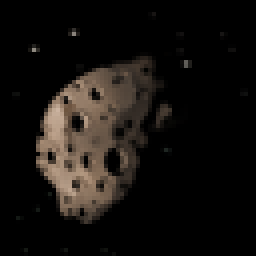
#> input picture samples/AccelerometerSample/GameThumbnail.png, 64 x 64 px, found by its file name (shown 4 times larger); its folder holds 2 pictures in this run
$ python triage_renderer_captures.py --capture-dir ../samples/AccelerometerSample
#> lines starting #> are read from the running program, lines starting #| are printed output that depends on the picture; pictures that were not available may be replaced by others from this repository, and a replacement may not be noted
#!/usr/bin/env python3
"""Create review aids for a renderer-matrix capture directory.

The metrics in this tool are triage signals only. They can identify missing, solid,
near-black or grossly different frames, but they never turn a frame into a visual pass.
"""

from __future__ import annotations

import argparse
import json
import math
from pathlib import Path
from typing import Any

from PIL import Image, ImageChops, ImageDraw, ImageFont, ImageOps, ImageStat


DEFAULT_RENDERERS = ("OPENGLES3", "OPENGL33", "VULKAN", "WEBGPU", "SDL_GPU", "FNA3D")


def parse_renderers(value: str) -> tuple[str, ...]:
    return tuple(item.strip() for item in value.split(",") if item.strip())


def image_metrics(path: Path) -> dict[str, Any]:
    with Image.open(path) as source:
        rgb = source.convert("RGB")
        gray = rgb.convert("L")
        histogram = gray.histogram()
        pixels = rgb.width * rgb.height
        stats = ImageStat.Stat(gray)
        return {
            "path": str(path),
            "width": rgb.width,
            "height": rgb.height,
            "luma_mean": stats.mean[0],
            "luma_stddev": stats.stddev[0],
            "near_black_fraction": sum(histogram[:8]) / pixels,
            "near_white_fraction": sum(histogram[248:]) / pixels,
        }


def normalized_mae(left_path: Path, right_path: Path) -> float | None:
    with Image.open(left_path) as left_source, Image.open(right_path) as right_source:
        left = left_source.convert("RGB")
        right = right_source.convert("RGB")
        if left.size != right.size:
            return None
        histogram = ImageChops.difference(left, right).histogram()
        absolute_sum = sum((index % 256) * count for index, count in enumerate(histogram))
        return absolute_sum / (left.width * left.height * 3 * 255)


def triage_flags(metrics: dict[str, Any], reference: dict[str, Any] | None) -> list[str]:
    flags: list[str] = []
    if metrics["luma_stddev"] < 2.0:
        flags.append("LOW_VARIANCE")
    if metrics["luma_mean"] < 3.0 and metrics["near_black_fraction"] > 0.95:
        flags.append("NEAR_BLACK")
    if reference is not None:
        if (metrics["width"], metrics["height"]) != (
            reference["width"],
            reference["height"],
        ):
            flags.append("SIZE_MISMATCH")
        reference_mean = reference["luma_mean"]
        if reference_mean > 10.0:
            ratio = metrics["luma_mean"] / reference_mean
            if ratio < 0.2 or ratio > 5.0:
                flags.append("LUMA_OUTLIER")
    return flags


def load_font(size: int) -> ImageFont.ImageFont:
    try:
        return ImageFont.truetype("DejaVuSans.ttf", size)
    except OSError:
        return ImageFont.load_default()


def make_contact_sheets(
    capture_dir: Path,
    output_dir: Path,
    renderers: tuple[str, ...],
    samples: list[str],
    flagged: set[tuple[str, str]],
    rows_per_page: int,
) -> list[Path]:
    tile_width = 240
    image_height = 144
    label_height = 38
    tile_height = image_height + label_height
    font = load_font(13)
    output_paths: list[Path] = []

    for page_index, start in enumerate(range(0, len(samples), rows_per_page), start=1):
        page_samples = samples[start : start + rows_per_page]
        sheet = Image.new(
            "RGB",
            (tile_width * len(renderers), tile_height * len(page_samples)),
            "#202020",
        )
        draw = ImageDraw.Draw(sheet)
        for row, sample in enumerate(page_samples):
            for column, renderer in enumerate(renderers):
                x = column * tile_width
                y = row * tile_height
                capture = capture_dir / renderer / f"{sample}.png"
                if capture.is_file():
                    with Image.open(capture) as source:
                        preview = ImageOps.pad(
                            source.convert("RGB"),
                            (tile_width, image_height),
                            color="#101010",
                        )
                    sheet.paste(preview, (x, y))
                else:
                    draw.rectangle((x, y, x + tile_width, y + image_height), fill="#3a3a3a")
                    draw.text((x + 8, y + 60), "NO CAPTURE", fill="#ffffff", font=font)
                border = "#ff4040" if (sample, renderer) in flagged else "#606060"
                draw.rectangle(
                    (x, y, x + tile_width - 1, y + tile_height - 1),
                    outline=border,
                    width=3 if (sample, renderer) in flagged else 1,
                )
                draw.rectangle(
                    (x, y + image_height, x + tile_width, y + tile_height),
                    fill="#101010",
                )
                draw.text((x + 5, y + image_height + 3), sample, fill="#ffffff", font=font)
                draw.text((x + 5, y + image_height + 20), renderer, fill="#b0d8ff", font=font)

        output_path = output_dir / f"contact-sheet-{page_index:03d}.png"
        sheet.save(output_path)
        output_paths.append(output_path)

    return output_paths


def build_report(
    capture_dir: Path,
    renderers: tuple[str, ...],
    reference_renderer: str,
) -> dict[str, Any]:
    samples = sorted(
        {
            path.stem
            for renderer in renderers
            for path in (capture_dir / renderer).glob("*.png")
        }
    )
    rows: list[dict[str, Any]] = []
    for sample in samples:
        reference_path = capture_dir / reference_renderer / f"{sample}.png"
        reference_metrics = image_metrics(reference_path) if reference_path.is_file() else None
        for renderer in renderers:
            path = capture_dir / renderer / f"{sample}.png"
            if not path.is_file():
                rows.append(
                    {
                        "sample": sample,
                        "renderer": renderer,
                        "capture": "MISSING",
                        "flags": ["MISSING"],
                    }
                )
                continue
            metrics = image_metrics(path)
            metrics.update(
                {
                    "sample": sample,
                    "renderer": renderer,
                    "capture": "PRESENT",
                    "flags": triage_flags(metrics, reference_metrics),
                    "mae_vs_reference": (
                        normalized_mae(path, reference_path)
                        if reference_metrics is not None and renderer != reference_renderer
                        else 0.0 if renderer == reference_renderer else None
                    ),
                }
            )
            rows.append(metrics)

    return {
        "methodology": (
            "Review aid only: missing/near-black/low-variance/size/luminance signals and "
            "time-sensitive MAE never establish a visual pass."
        ),
        "capture_dir": str(capture_dir),
        "reference_renderer": reference_renderer,
        "renderers": list(renderers),
        "samples": samples,
        "rows": rows,
    }


def write_markdown(report: dict[str, Any], output_path: Path, sheets: list[Path]) -> None:
    rows = report["rows"]
    present = sum(row["capture"] == "PRESENT" for row in rows)
    flagged = [row for row in rows if row["flags"]]
    lines = [
        "# Renderer capture triage",
        "",
        report["methodology"],
        "",
        f"- Samples discovered: {len(report['samples'])}",
        f"- Capture slots: {len(rows)}",
        f"- Captures present: {present}",
        f"- Flagged slots: {len(flagged)}",
        f"- Reference renderer: `{report['reference_renderer']}`",
        f"- Contact sheets: {len(sheets)}",
        "",
        "| Sample | Renderer | Flags | Luma | Stddev | MAE vs reference |",
        "|---|---|---|---:|---:|---:|",
    ]
    for row in flagged:
        lines.append(
            "| {sample} | {renderer} | {flags} | {mean} | {stddev} | {mae} |".format(
                sample=row["sample"],
                renderer=row["renderer"],
                flags=", ".join(row["flags"]),
                mean=f"{row.get('luma_mean', math.nan):.3f}",
                stddev=f"{row.get('luma_stddev', math.nan):.3f}",
                mae=(
                    f"{row['mae_vs_reference']:.6f}"
                    if row.get("mae_vs_reference") is not None
                    else "—"
                ),
            )
        )
    output_path.write_text("\n".join(lines) + "\n", encoding="utf-8")


def main() -> int:
    parser = argparse.ArgumentParser(description=__doc__)
    parser.add_argument("--capture-dir", required=True, type=Path)
    parser.add_argument("--output-dir", type=Path)
    parser.add_argument("--renderers", default=",".join(DEFAULT_RENDERERS))
    parser.add_argument("--reference-renderer", default="OPENGL33")
    parser.add_argument("--rows-per-page", type=int, default=8)
    args = parser.parse_args()

    capture_dir = args.capture_dir.resolve()
    output_dir = (args.output_dir or capture_dir.parent / "visual-triage").resolve()
    renderers = parse_renderers(args.renderers)
    if args.reference_renderer not in renderers:
        parser.error("--reference-renderer must be present in --renderers")
    if args.rows_per_page < 1:
        parser.error("--rows-per-page must be positive")
    output_dir.mkdir(parents=True, exist_ok=True)

    report = build_report(capture_dir, renderers, args.reference_renderer)
#> in image_metrics, source is the input picture: PIL image 64x64 RGB; mean R, G, B 20.6, 17.3, 14.5
#> in image_metrics, `gray = rgb.convert("L")`:
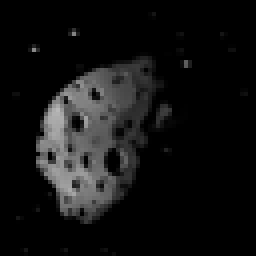
#> gray: PIL image 64x64 L (shown 4 times larger); min 0, max 184, mean 18
#> in image_metrics, `histogram = gray.histogram()`: histogram = 256 values, max 3056 at index 0, min 0 at index 164, mean 16
#> in build_report, `reference_metrics = image_metrics(reference_path) if reference_path.is..`: reference_metrics = 7 items
#> in triage_flags, `reference_mean = reference["luma_mean"]`: reference_mean = 18
#> in triage_flags, `ratio = metrics["luma_mean"] / reference_mean`: ratio = 1
#> in normalized_mae, `histogram = ImageChops.difference(left, right).histogram()`: histogram = 768 values, max 4096 at index 0, min 0 at index 1, mean 16
#> in normalized_mae, `absolute_sum = sum((index % 256) * count for index, count in enumerate..`: absolute_sum = 0
    flagged = {
        (row["sample"], row["renderer"])
        for row in report["rows"]
        if row["flags"]
    }
    sheets = make_contact_sheets(
        capture_dir,
        output_dir,
        renderers,
        report["samples"],
        flagged,
        args.rows_per_page,
    )
#> in make_contact_sheets, `sheet = Image.new( "RGB", (tile_width * len(renderers), tile_height * ..`: sheet: PIL image 1440x182 RGB; every value is 32
#> in make_contact_sheets, `preview = ImageOps.pad( source.convert("RGB"), (tile_width, image_heig..`:
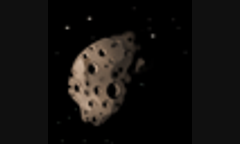
#> preview: PIL image 240x144 RGB; mean R, G, B 18.8, 16.8, 15.2
#> in make_contact_sheets, `sheet.paste(preview, (x, y))`:
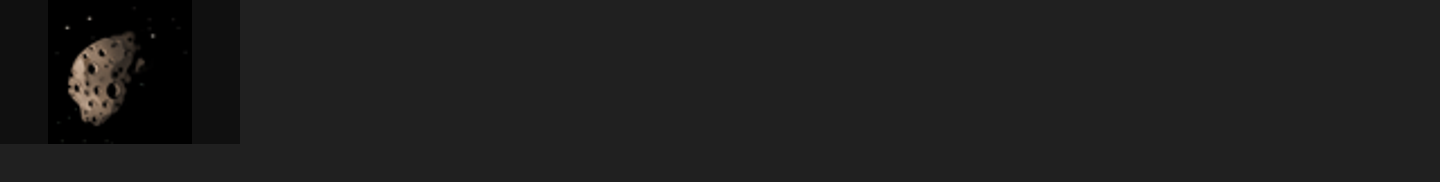
#> sheet: PIL image 1440x182 RGB; mean R, G, B 30.3, 30, 29.8
#> in make_contact_sheets, `sheet.save(output_path)`:
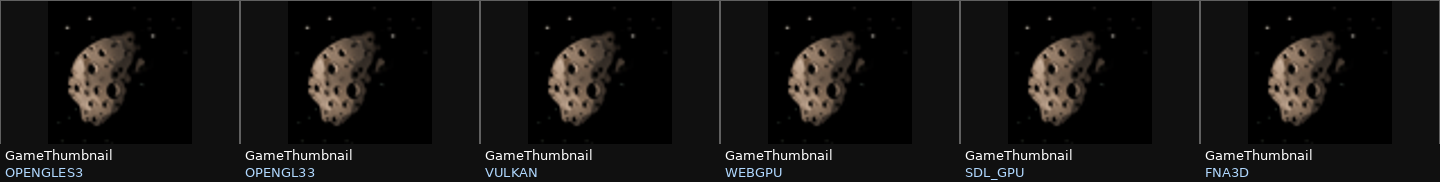
#> saved as contact-sheet-001.png: PIL image 1440x182 RGB; mean R, G, B 21.4, 20, 18.9
    (output_dir / "triage.json").write_text(
        json.dumps(report, indent=2, sort_keys=True) + "\n",
        encoding="utf-8",
    )
    write_markdown(report, output_dir / "triage.md", sheets)
    print(f"Machine triage: {output_dir / 'triage.json'}")
    print(f"Human triage:   {output_dir / 'triage.md'}")
    print(f"Contact sheets: {len(sheets)} in {output_dir}")
    return 0


if __name__ == "__main__":
    raise SystemExit(main())
#> (the program exits here)
